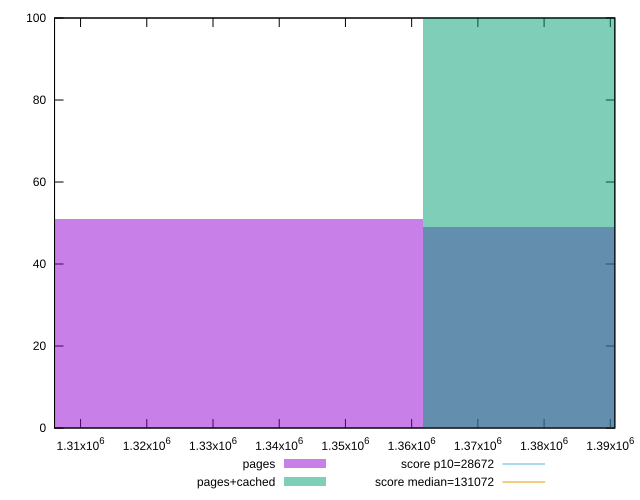

gnuplot code for this plot:
reset

$pages <<EOF
1402959.3408543167 49
1320432.3208040628 51
EOF

$pagesCached <<EOF
1402959.3408543167 100
EOF

set key outside below
set boxwidth 82527.02005025392
set xrange [1306068.6578752713:1390681.6235673493]
set yrange [0:100]
set trange [0:100]
set style fill transparent solid 0.5 noborder

set parametric
set terminal svg size 640, 500 enhanced background rgb 'white'
set output "report_00019_2021-02-10T18-14-37.922Z//uses-long-cache-ttl/comparison/histogram/0_vs_1.svg"

plot $pages title "pages" with boxes, \
     $pagesCached title "pages+cached" with boxes, \
     28672,t title "score p10=28672", \
     131072,t title "score median=131072"

reset
